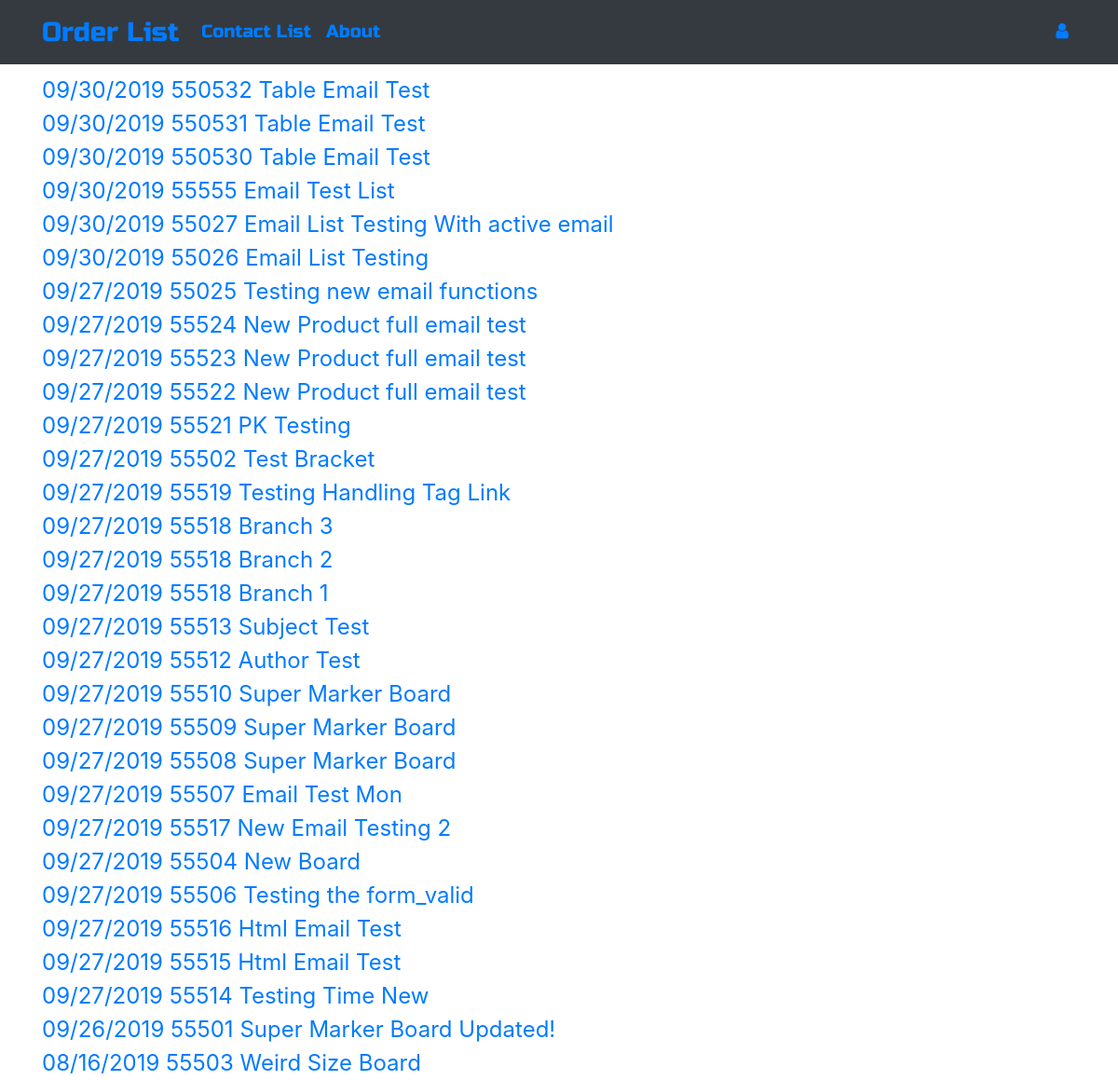
The app's page /, older data.
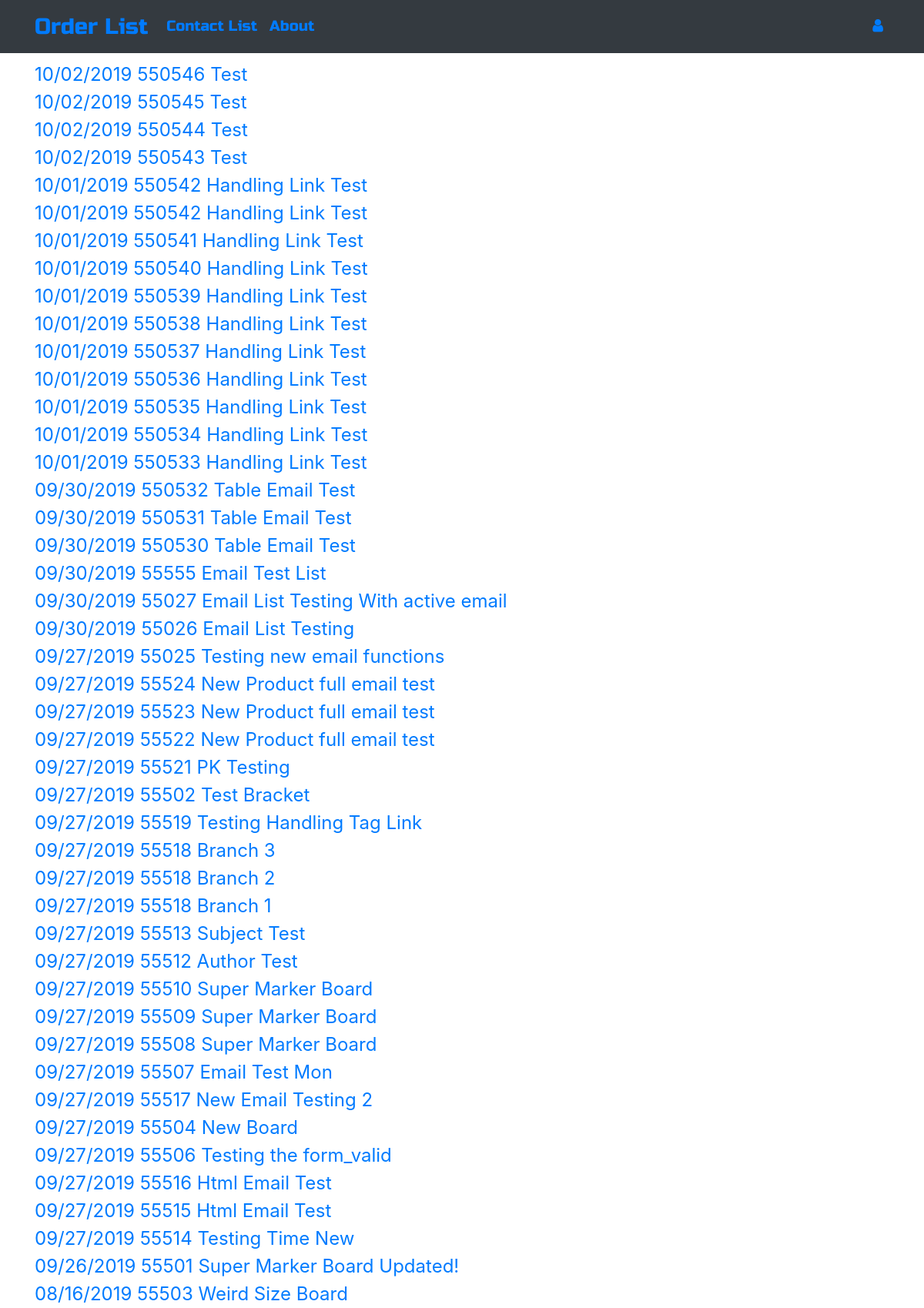
The same page, newer data.
### ordermanager/models.py (models this page shows, shortened)
class Order(models.Model):
    CUSTOMERS = (
        ("American Woodmark Corporation", "American Woodmark Corporation"),
        ("ACP", "ACP"),
        ("Jim Bishop", "Jim Bishop"),
        ("Fabritec", "Fabritec"),
        ("Hanssem", "Hanssem"),
        ("KabinArt", "KabinArt"),
        ("Legacy", "Legacy"),
        ("MasterBrand Cabinets, Inc", "MasterBrand Cabinets, Inc"),
        ("Unicor", "Unicor"),
    )
    CARRIER = (
        ("UPEXP", "UPEXP"),
        ("UPSAR", "UPSAR"),
        ("UPSBL", "UPSBL"),
        ("UPSCN", "UPSCN"),
        ("UPSGR", "UPSGR"),
        ("UPSRD", "UPSRD"),
        ("UPSRS", "UPSRS"),
        ("UPSSV", "UPSSV"),
        ("UPSWX", "UPSWX"),
        ("UPS2A", "UPS2A"),
        ("UPS3D", "UPS3D"),
        ("FX2DY", "FX2DY"),
        ("FXSTD", "FXSTD"),
        ("FXPAM", "FXPAM"),
        ("FXGRN", "FXGRN"),
        ("FXFNL", "FXFNL"),
        ("Customer Pickup", "Customer Pickup"),
    )
    REASON = (
        ("New Product", "New Product"),
        ("Not Applicable", "Not Applicable"),
        ("Unusual Size", "Unusual Size"),
        ("Unusual Profile", "Unusual Profile"),
        ("Unusual Material", "Unusual Material"),
        ("Obsolete Product", "Obsolete Product"),
        ("Non-Existing Material Specification", "Non-Existing Material Specification"),  # Order 26
        ("Customer Sample", "Customer Sample"),  # Order 26
        ("Special Assembly", "Special Assembly"),  # Order 26
        ("Special Inspection", "Special Inspection"),
        ("Special Packaging", "Special Packaging"),  # Order 26
        ("Profile Testing", "Profile Testing"),  # Order 26
        ("Process Testing", "Process Testing"),  # Order 26
    )
    TOOLING = (
        ("On Floor", "On Floor"),
        ("In Grinding Room", "In Grinding Room"),
        ("Other - See Notes", "Other - See Notes"),
    )
    author = models.ForeignKey('auth.User', on_delete=models.CASCADE)
    order_number = models.CharField(max_length=255)
    order_reason = models.CharField(max_length=50, choices=REASON)
    customer = models.CharField(max_length=50, choices=CUSTOMERS)
    product_name = models.CharField(max_length=255)
    title = models.CharField(max_length=255)
    design_code = models.CharField(max_length=255)
    carrier = models.CharField(max_length=20, choices=CARRIER)
    ship_date = models.DateField()
    process_date = models.DateField()
    sequence_numbers = models.CharField(max_length=255)
    tooling_status = models.CharField(max_length=20, choices=TOOLING)
    programming_status = models.BooleanField(default=False)
    engineering_framing_setup = models.BooleanField(default=False)
    engineering_panel_setup = models.BooleanField(default=False)
    engineering_lipping_setup = models.BooleanField(default=False)
    engineering_assembly = models.BooleanField(default=False)
    engineering_options = models.BooleanField(default=False)
    engineering_other = models.BooleanField(default=False)
    order_notes = models.TextField(blank=True, null=True)
    feedback = models.TextField(blank=True, null=True)
    date = models.DateTimeField()
    def __str__(self):
        return f"{self.date.strftime('%m/%d/%Y')}  {self.order_number}  {self.product_name}"

### ordermanager/views.py (the view)
# urls.py: path('', views.OrderListView.as_view(), name='order_list'),
class OrderListView(ListView):
    model = Order
    def get_queryset(self):
        return Order.objects.filter().order_by('-date')

### ordermanager/templates/ordermanager/order_list.html
{% extends "ordermanager/base.html" %}
{% block content %}
<div class="centerstage">
    {% for order in order_list %}
        <div class="order">
            <a href="{% url 'order_detail' pk=order.pk %}">{{ order }}</a>
        </div>
    {% endfor %}
</div>
{% endblock %}

### ordermanager/templates/ordermanager/base.html (shortened to what this page needs)
<!DOCTYPE html>
{% load staticfiles %}
<html lang="en">
<head>
    <link rel="stylesheet" href="https://stackpath.bootstrapcdn.com/bootstrap/4.3.1/css/bootstrap.min.css">
    <link href="https://maxcdn.bootstrapcdn.com/font-awesome/4.7.0/css/font-awesome.min.css" rel="stylesheet">
    <link rel="stylesheet" href="{% static 'css/ordermanager.css' %}">
</head>
<body>
    <nav class="navbar navbar-expand-lg bg-dark techfont">
        <div class="container">
            <div class="navbar-nav align-items-center">
                <a class='navbar-brand bigbrand' href="{% url 'order_list' %}">Order List</a>
                <a class="nav-item nav-link" href="{% url 'contact_list' %}">Contact List</a>
                <a class="nav-item nav-link" href="{% url 'about' %}">About</a>
            </div>
            <div class="navbar-nav align-items-center ml-auto">
                {% if user.is_authenticated %}
                    <a class="nav-item nav-link" href="{% url 'order_new' %}">New Order</a>
                    <a class="nav-item nav-link" href="{% url 'contact_new' %}">New Contact</a>
                    <a class="nav-item nav-link" href="{% url 'logout' %}">Log Out</a>
                    <a class="welcome">  Welcome: {{ user.username }}</a>
                    {% else %}
                    <a class="nav-item nav-link" href="{% url 'login' %}" aria-label="Login"><span class="fa fa-user"></span></a>
                {% endif %}
            </div>
        </div>
    </nav>
    <div class="content container">
        <div class="row">
            <div class="col-md-8">
                {% block content %}
                {% endblock %}
            </div>
        </div>
    </div>
</body>
</html>

### ordermanager/static/css/ordermanager.css (style rules this page uses)
.techfont { font-family: 'Russo One', sans-serif; font-size: 1.2em; margin-bottom: 10px; }
.bigbrand { font-size: 1.5em; }
.centerstage { margin-left: auto; margin-right: auto; }
.order a { font-size: 1.5em!important; }

Row changes from the older to the newer data that the page shows:
added Order: date+order_number+product_name "10/02/2019 550546 Test"
added Order: date+order_number+product_name "10/02/2019 550545 Test"
added Order: date+order_number+product_name "10/02/2019 550544 Test"
added Order: date+order_number+product_name "10/02/2019 550543 Test"
added Order: date+order_number+product_name "10/01/2019 550542 Handling Link Test"
added Order: date+order_number+product_name "10/01/2019 550542 Handling Link Test"
added Order: date+order_number+product_name "10/01/2019 550541 Handling Link Test"
added Order: date+order_number+product_name "10/01/2019 550540 Handling Link Test"
added Order: date+order_number+product_name "10/01/2019 550539 Handling Link Test"
added Order: date+order_number+product_name "10/01/2019 550538 Handling Link Test"
added Order: date+order_number+product_name "10/01/2019 550537 Handling Link Test"
added Order: date+order_number+product_name "10/01/2019 550536 Handling Link Test"
added Order: date+order_number+product_name "10/01/2019 550535 Handling Link Test"
added Order: date+order_number+product_name "10/01/2019 550534 Handling Link Test"
added Order: date+order_number+product_name "10/01/2019 550533 Handling Link Test"
